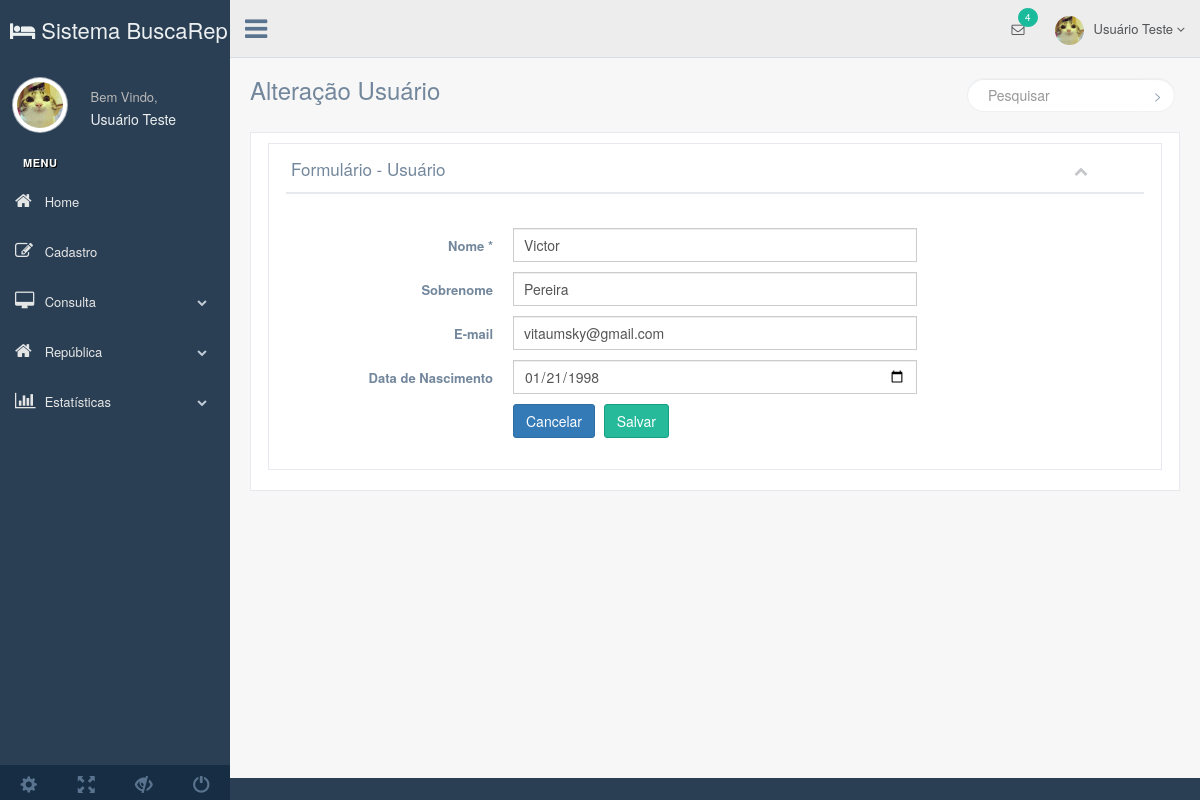
The page /production/user_edit.php?id=7039 on the database its author committed.
### tables this page shows
CREATE TABLE `usuario` (
  `user` int(8) NOT NULL,
  `name` varchar(20) NOT NULL,
  `lastname` varchar(30) NOT NULL,
  `email` varchar(35) NOT NULL,
  `password` varchar(16) NOT NULL,
  `confirmpassword` varchar(16) NOT NULL,
  `birthday` date NOT NULL,
  `type` varchar(15) NOT NULL,
  `cod_image` int(15) NOT NULL,
  `name_image` varchar(20) NOT NULL
);

### production/user_edit.php (the view, shortened to what this page needs)
<?php
include_once('connection/connect.php');
$id = $_GET['id'];
$comando = "SELECT * FROM usuario WHERE user=('$id')";
$resultado = mysqli_query($conn, $comando);
?>
<!DOCTYPE html>
<html lang="en">
  <head>
    <link href="../vendors/bootstrap/dist/css/bootstrap.min.css" rel="stylesheet">
    <link href="../vendors/font-awesome/css/font-awesome.min.css" rel="stylesheet">
    <link href="../vendors/nprogress/nprogress.css" rel="stylesheet">
    <link href="../build/css/custom.min.css" rel="stylesheet">
  </head>
  <body class="nav-md">
    <div class="container body">
      <div class="main_container">
        <div class="col-md-3 left_col">
          <div class="left_col scroll-view">
           <div class="navbar nav_title" style="border: 0;"><a href="user_home.php" class="site_title"><em class="fa fa-hotel"></em> <span>Sistema BuscaRep</span></a></div>
            <div class="profile clearfix">
              <div class="profile_pic">
                <img src="images/img.jpg" alt="..." class="img-circle profile_img">
              </div>
              <div class="profile_info">
                <span>Bem Vindo,</span>
                <h2>Usuário Teste</h2>
              </div>
              <div class="clearfix"></div>
            </div>
			<br/>
			<div id="sidebar-menu" class="main_menu_side hidden-print main_menu">
              <div class="menu_section">
                <h3>Menu</h3>
                <ul class="nav side-menu">
                  <li><a href="user_home.php"><em class="fa fa-home"></em> Home </a></li>
                  <li><a><em class="fa fa-edit"></em> Cadastro </a>
                  </li>
                  <li><a><em class="fa fa-desktop"></em> Consulta<span class="fa fa-chevron-down"></span></a>
                  </li>
                  <li><a><em class="fa fa-home"></em> República <span class="fa fa-chevron-down"></span></a>
                  <li><a><em class="fa fa-bar-chart-o"></em> Estatísticas <span class="fa fa-chevron-down"></span></a>
                  </li>
                </ul>
              </div>
            </div>
            <div class="sidebar-footer hidden-small">
              <a data-toggle="tooltip" data-placement="top" title="Settings">
                <span class="glyphicon glyphicon-cog" aria-hidden="true"></span>
              </a>
              <a data-toggle="tooltip" data-placement="top" title="FullScreen">
                <span class="glyphicon glyphicon-fullscreen" aria-hidden="true"></span>
              </a>
              <a data-toggle="tooltip" data-placement="top" title="Lock">
                <span class="glyphicon glyphicon-eye-close" aria-hidden="true"></span>
              </a>
              <a data-toggle="tooltip" data-placement="top" title="Logout">
                <span class="glyphicon glyphicon-off" aria-hidden="true"></span>
              </a>
            </div>
          </div>
        </div>
        <div class="top_nav">
          <div class="nav_menu">
            <nav>
              <div class="nav toggle">
                <a id="menu_toggle"><i class="fa fa-bars"></i></a>
              </div>
              <ul class="nav navbar-nav navbar-right">
                <li class="">
                  <a href="javascript:;" class="user-profile dropdown-toggle" data-toggle="dropdown" aria-expanded="false">
                    <img src="images/img.jpg" alt="">Usuário Teste
                    <span class=" fa fa-angle-down"></span>
                  </a>
                </li>
                <li role="presentation" class="dropdown"><a href="javascript:;" class="dropdown-toggle info-number" data-toggle="dropdown" aria-expanded="false"> <em class="fa fa-envelope-o"></em> <span class="badge bg-green">4</span> </a>
                </li>
              </ul>
            </nav>
          </div>
        </div>
        <div class="right_col" role="main">
          <div class="">
            <div class="page-title">
              <div class="title_left">
                <h3>Alteração Usuário</h3>
              </div>
              <div class="title_right">
                <div class="col-md-5 col-sm-5 col-xs-12 form-group pull-right top_search">
                  <div class="input-group">
                    <input type="text" class="form-control" placeholder="Pesquisar">
                    <span class="input-group-btn">
                      <button class="btn btn-default" type="button">></button>
                    </span>
                  </div>
                </div>
              </div>
            </div>
            <div class="clearfix"></div>
			<div class="row">
              <div class="col-md-12 col-sm-12 col-xs-12">
                <div class="x_panel">
                  <div class="x_panel">
                  <div class="x_title">
                    <h2>Formulário - Usuário</h2>
                    <ul class="nav navbar-right panel_toolbox">
                      <li><a class="collapse-link"><i class="fa fa-chevron-up"></i></a>
                      </li>
                    </ul>
                    <div class="clearfix"></div>
                  </div>
                  <div class="x_content">
                    <br />
                   <?php while($dado = mysqli_fetch_array($resultado)){ ?>
                    <form action="user_update.php?id=<?php echo $dado["user"]?>" method="POST" id="form" data-parsley-validate class="form-horizontal form-label-left">
					   <div class="form-group">
                        <label class="control-label col-md-3 col-sm-3 col-xs-12" for="name">Nome <span class="required">*</span>
                        </label>
                        <div class="col-md-6 col-sm-6 col-xs-12">
                          <input type="text" id="name" name="name" required="required" value = "<?php echo $dado["name"] ?>" class="form-control col-md-7 col-xs-12">
                        </div>
                      </div>
                       <div class="form-group">
                        <label for="last-name" class="control-label col-md-3 col-sm-3 col-xs-12">Sobrenome</label>
                        <div class="col-md-6 col-sm-6 col-xs-12">
                          <input id="lastname" class="form-control col-md-7 col-xs-12" type="text" name="lastname" value = "<?php echo $dado["lastname"] ?>">
                        </div>
                      </div>
                       <div class="form-group">
                        <label for="email" class="control-label col-md-3 col-sm-3 col-xs-12">E-mail</label>
                        <div class="col-md-6 col-sm-6 col-xs-12">
                          <input id="email" class="form-control col-md-7 col-xs-12" type="text" name="email" value = "<?php echo $dado["email"] ?>">
                        </div>
                      </div>
                      <div class="form-group">
                        <label class="control-label col-md-3 col-sm-3 col-xs-12">Data de Nascimento <span class="required"></span>
                        </label>
                         <div class="col-md-6 col-sm-6 col-xs-12">
                          <input id="birthday" name="birthday" class="date-picker form-control col-md-7 col-xs-12" value = "<?php echo $dado["birthday"] ?>" required="required" type="date">
                        </div>
                      </div>
                       <div class="form-group">
                        <div class="col-md-6 col-sm-6 col-xs-12 col-md-offset-3">
                          <button type="submit" class="btn btn-primary">Cancelar</button>
                          <button type="submit" value="Cadastrar" class="btn btn-success">Salvar</button>
                        </div>
                      </div>
   					<?php } ?>
                    </form>
                  </div>
                </div>
                </div>
              </div>
            </div>
          </div>
        </div>
      </div>
    </div>
  </body>
</html>

### rows shown on the page
usuario: name "Victor", lastname "Pereira", email "vitaumsky@gmail.com", birthday "01/21/1998"
